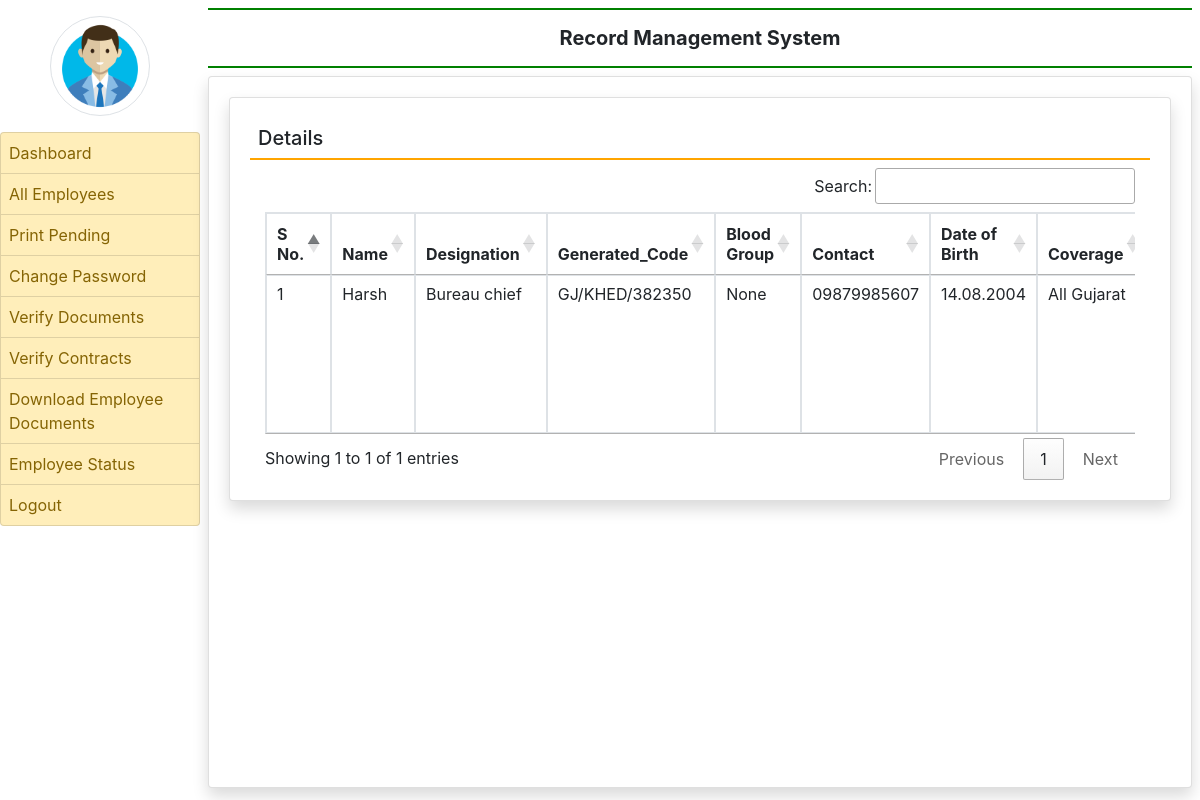
/admin_print_pending/ (signed in), run on the app's committed database.
### employee/models.py (models this page shows, shortened)
class EmployeeDetail(models.Model):
    user = models.ForeignKey(User, on_delete=models.CASCADE, null=True)
    empcode = models.CharField(max_length=100, null=True)
    empdept = models.CharField(max_length=100, null=True)
    designation = models.CharField(max_length=100, null=True)
    contact = models.CharField(max_length=15, null=True)
    gender = models.CharField(max_length=20, null=True)
    joiningdate = models.DateField(default=date.today)
    contact = models.CharField(max_length=15, null=True)
    address = models.CharField(max_length=255, null=True, blank=True)  # Add this line
    coverage = models.CharField(max_length=100, null=True)
    dob = models.DateField(null=True, blank=True)  # Date of Birth
    tehsil = models.CharField(max_length=100, null=True)
    district = models.CharField(max_length=100, null=True)
    blood_group = models.CharField(max_length=3, null=True)# Assuming blood group as a short string like "A+", "B-", etc.
    expiry_date = models.DateField(default=default_expiry_date)
    STATUS_CHOICES = [
        ('PENDING', 'Pending'),
        ('DOC_PENDING', 'Document Pending'),
        ('DOC_VERIFIED', 'Document Verified'),
        ('CONTRACT_PENDING', 'Contract Pending'),
        ('PRINT_PENDING', 'Print Pending'),
        ('FINALIZED', 'Finalized'),
    ]
    status = models.CharField(max_length=25, choices=STATUS_CHOICES, default='PENDING')
    def custom_employee_code(self):
        district_code = self.district[:4].upper()+"/" if self.district != "All Gujarat" else ""
        return f"GJ/{district_code}{self.empcode}"

### employee/views.py (the view)
# urls.py: path('admin_print_pending/', admin_print_pending, name='admin_print_pending'),
@login_required
def admin_print_pending(request):
    pending_documents = Document.objects.filter(verified=False)
    employees = EmployeeDetail.objects.filter(status='PRINT_PENDING')
    return render(request, 'admin_print_pending.html', {'employees': employees, 'print_pending': print_pending})

### employee/templates/admin_print_pending.html (shortened to what this page needs)
{% extends 'admin_base.html' %}
{% block main %}
<div class="card shadow">
    <div class="card-body">
        <h5 class="p-2" style="border-bottom: 2px solid orange;">Details</h5>
        <div class="container-fluid">
            <div class="table-responsive">
                <table class="table table-bordered table-sm" id="example">
                    <thead>
                        <tr>
                            <th>S No.</th>
                            <th>Name</th>
                            <th>Designation</th>
                            <th>Generated_Code</th>
                            <th>Blood Group</th>
                            <th>Contact</th>
                            <th>Date of Birth</th>
                            <th>Coverage</th>
                        </tr>
                    </thead>
                    <tbody>
                        {% for i in employees %}
                        <tr>
                            <td>{{ forloop.counter }}</td>
                            <td>{{ i.user.first_name }}</td>
                            <td>{{ i.designation }}</td>
                            <td>{{ i.custom_employee_code }}</td>
                            <td>{{ i.blood_group }}</td>
                            <td>{{ i.contact }}</td>
                            <td>{{ i.dob|date:"d.m.Y" }}</td>
                            <td>{{ i.coverage }}</td>
                        </tr>
                        {% endfor %}
                    </tbody>
                </table>
            </div>
        </div>
    </div>
</div>
{% endblock %}

### data on the page
EmployeeDetail: user.first_name "Harsh", designation "Bureau chief", custom_employee_code "GJ/KHED/382350", blood_group "None", contact "09879985607", dob "14.08.2004", coverage "All Gujarat"
